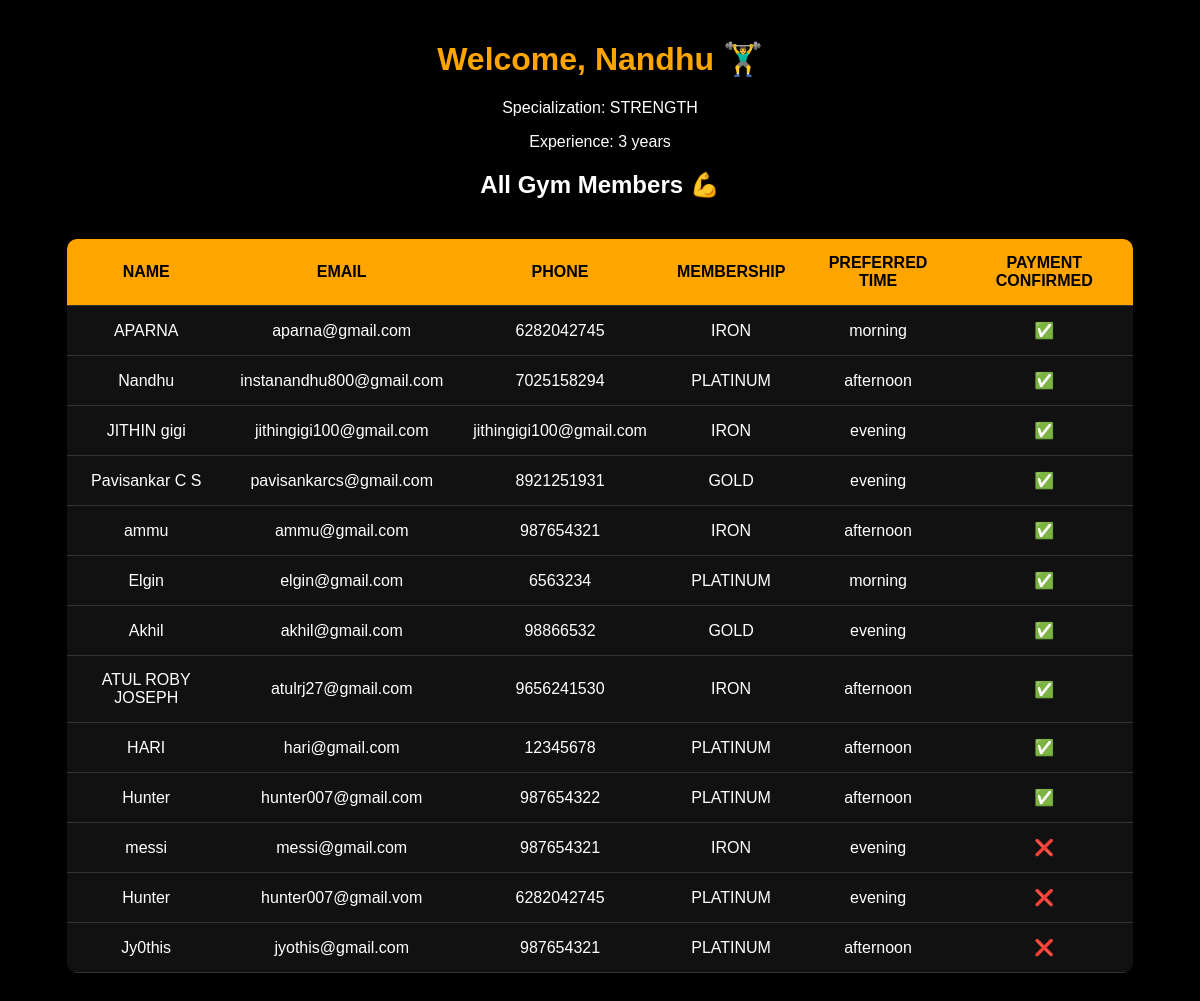
The page /trainer/dashboard/5/ on the database its author committed.
### base/models.py (models this page shows, shortened)
class Trainer(models.Model):
    name = models.CharField(max_length=100)
    email = models.EmailField(unique=True)
    password = models.CharField(max_length=100)
    specialization = models.CharField(max_length=100, blank=True, null=True)
    phone = models.CharField(max_length=15, blank=True, null=True)
    experience = models.IntegerField(default=0, help_text="Years of experience")
    is_approved = models.BooleanField(default=False, help_text="Approved by admin?")

class Member(models.Model):
    MEMBERSHIP_CHOICES = [
        ('IRON', 'IRON'),
        ('PLATINUM', 'PLATINUM'),
        ('GOLD', 'GOLD'),
    ]
    TIME_CHOICES = [
        ('morning', 'Morning'),
        ('afternoon', 'Afternoon'),
        ('evening', 'Evening'),
    ]
    name = models.CharField(max_length=100)
    email = models.EmailField(unique=True)
    phone = models.CharField(max_length=15)
    password = models.CharField(max_length=128)
    membership = models.CharField(max_length=10, choices=MEMBERSHIP_CHOICES)
    preferred_time = models.CharField(max_length=10, choices=TIME_CHOICES)
    profile_pic = models.ImageField(upload_to='profiles/', blank=True, null=True)
    start_date = models.DateField(blank=True, null=True)
    payment_confirmed = models.BooleanField(default=False)
    admin_approved = models.BooleanField(default=False)

### base/views.py (the view)
# urls.py: path('trainer/dashboard/<int:trainer_id>/', views.trainer_dashboard, name='trainer_dashboard'),
def trainer_dashboard(request, trainer_id):
    trainer = Trainer.objects.get(id=trainer_id)
    members = Member.objects.all().order_by('-start_date')
    return render(request, 'trainer_dashboard.html', {
        'trainer': trainer,
        'members': members
    })

### base/templates/trainer_dashboard.html (shortened to what this page needs)
<!DOCTYPE html>
<html>
<head>
</head>
<body>
  <h1>Welcome, {{ trainer.name }} 🏋️‍♂️</h1>
  <p>Specialization: {{ trainer.specialization }}</p>
  <p>Experience: {{ trainer.experience }} years</p>
  <h2>All Gym Members 💪</h2>
  <table>
    <tr>
      <th>Name</th>
      <th>Email</th>
      <th>Phone</th>
      <th>Membership</th>
      <th>Preferred Time</th>
      <th>Payment Confirmed</th>
    </tr>
    {% for member in members %}
    <tr>
      <td>{{ member.name }}</td>
      <td>{{ member.email }}</td>
      <td>{{ member.phone }}</td>
      <td>{{ member.membership }}</td>
      <td>{{ member.preferred_time }}</td>
      <td>{% if member.payment_confirmed %}✅{% else %}❌{% endif %}</td>
    </tr>
    {% empty %}
    <tr><td colspan="6">No members found.</td></tr>
    {% endfor %}
  </table>
</body>
</html>

### base/templates/trainer_dashboard.html (style rules this page uses)
body { background-color: #000; color: #fff; font-family: Arial; text-align: center; }
h1 { color: orange; margin-top: 40px; }
table { width: 90%; margin: 40px auto; border-collapse: collapse; background-color: #111; border-radius: 10px; overflow: hidden; }
th, td { padding: 15px; border-bottom: 1px solid #333; }
th { background-color: orange; color: black; text-transform: uppercase; }

### rows shown on the page
Trainer: name "Nandhu", specialization "STRENGTH", experience "3"
Member: name "APARNA", email "aparna@gmail.com", phone "6282042745", membership "IRON", preferred_time "morning"
Member: name "Nandhu", email "instanandhu800@gmail.com", phone "7025158294", membership "PLATINUM", preferred_time "afternoon"
Member: name "JITHIN gigi", email "jithingigi100@gmail.com", phone "jithingigi100@gmail.com", membership "IRON", preferred_time "evening"
Member: name "Pavisankar C S", email "pavisankarcs@gmail.com", phone "8921251931", membership "GOLD", preferred_time "evening"
Member: name "ammu", email "ammu@gmail.com", phone "987654321", membership "IRON", preferred_time "afternoon"
Member: name "Elgin", email "elgin@gmail.com", phone "6563234", membership "PLATINUM", preferred_time "morning"
Member: name "Akhil", email "akhil@gmail.com", phone "98866532", membership "GOLD", preferred_time "evening"
Member: name "ATUL ROBY JOSEPH", email "atulrj27@gmail.com", phone "9656241530", membership "IRON", preferred_time "afternoon"
Member: name "HARI", email "hari@gmail.com", phone "12345678", membership "PLATINUM", preferred_time "afternoon"
Member: name "Hunter", email "hunter007@gmail.com", phone "987654322", membership "PLATINUM", preferred_time "afternoon"
Member: name "messi", email "messi@gmail.com", phone "987654321", membership "IRON", preferred_time "evening"
Member: name "Hunter", email "hunter007@gmail.vom", phone "6282042745", membership "PLATINUM", preferred_time "evening"
Member: name "Jy0this", email "jyothis@gmail.com", phone "987654321", membership "PLATINUM", preferred_time "afternoon"
